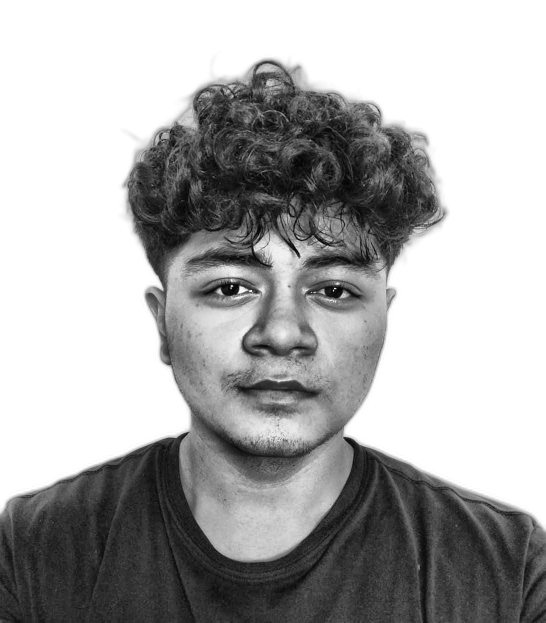
#> input picture source-prepped.png, 1092 x 1245 px, found by its file name (shown at 1/2 size)
$ python make_ascii_svg.py
#> lines starting #> are read from the running program, lines starting #| are printed output that depends on the picture
from PIL import Image
import html

INPUT = "source-prepped.png"
OUTPUT = "avi-ascii.svg"

# ASCII density ramp
RAMP = " .`:-=+*cs#%@"

# ASCII portrait width
WIDTH = 100

# Character aspect correction
CHAR_ASPECT = 0.5


def brightness_to_char(value):
    index = int((value / 255) * (len(RAMP) - 1))
    return RAMP[index]


def main():
    image = Image.open(INPUT).convert("L")
#> image is the input picture: PIL image 1092x1245 L; min 0, max 255, mean 171.3

    original_width, original_height = image.size
#> original_width = 1092; original_height = 1245

    height = int(
        original_height
        / original_width
        * WIDTH
        * CHAR_ASPECT
    )
#> height = 57

    image = image.resize((WIDTH, height))
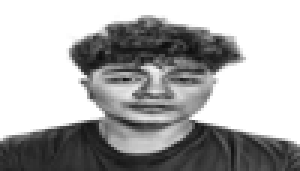
#> image: PIL image 100x57 L (shown 3 times larger); min 13, max 255, mean 171.2

    pixels = image.load()

    lines = []

    for y in range(height):
        line = ""

        for x in range(WIDTH):
            value = pixels[x, y]
            line += brightness_to_char(value)

        lines.append(line.rstrip())

    # SVG dimensions
    font_size = 7
    line_height = 7

    svg_width = WIDTH * 4.2
    svg_height = height * line_height + 20

    svg = []

    svg.append(
        f'<svg xmlns="http://www.w3.org/2000/svg" '
        f'width="{svg_width}" height="{svg_height}" '
        f'viewBox="0 0 {svg_width} {svg_height}">'
    )

    svg.append("""
    <rect width="100%" height="100%" fill="white"/>
    """)

    # Definitions for row-by-row animation
    svg.append("<defs>")

    for y in range(height):
        svg.append(
            f"""
            <clipPath id="row-{y}">
                <rect x="0" y="{y * line_height}"
                      width="0" height="{line_height + 2}">
                    <animate
                        attributeName="width"
                        from="0"
                        to="{svg_width}"
                        dur="0.45s"
                        begin="{y * 0.025}s"
                        fill="freeze"/>
                </rect>
            </clipPath>
            """
        )

    svg.append("</defs>")

    # ASCII rows
    for y, line in enumerate(lines):

        escaped = html.escape(line)

        svg.append(
            f"""
            <text
                x="2"
                y="{(y + 1) * line_height}"
                font-family="monospace"
                font-size="{font_size}px"
                fill="#333333"
                clip-path="url(#row-{y})"
                xml:space="preserve">{escaped}</text>
            """
        )
#> this loop made 57 passes

    svg.append("</svg>")

    with open(OUTPUT, "w", encoding="utf-8") as f:
        f.write("\n".join(svg))

    print(f"Done! Created: {OUTPUT}")


if __name__ == "__main__":
    main()
